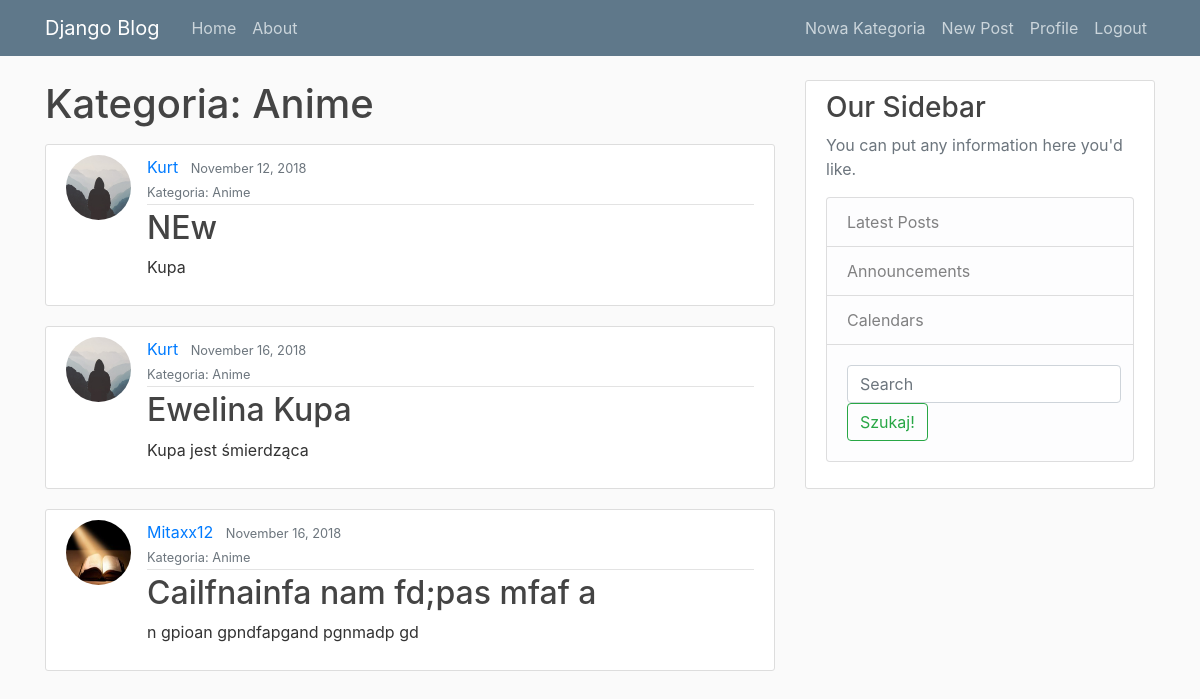
The page /category/anime/ (signed in) on the database its author committed.
### blog/models.py (models this page shows, shortened)
class Category(models.Model):
    name = models.CharField(max_length=140)
    subcategory = models.ForeignKey('Category', on_delete=models.CASCADE, related_name='subcategory_category_fk', null=True, blank=True)
    slug = models.SlugField(max_length=140, unique=True)
    def __str__(self):
        return self.name

class Post(models.Model):
    title = models.CharField(max_length=100)
    content = models.TextField()
    date_posted = models.DateTimeField(default=timezone.now)
    author = models.ForeignKey(User, on_delete=models.CASCADE)
    post_category = models.ForeignKey('Category', on_delete=models.CASCADE, related_name='post_category_fk', null=True, blank=True)

### users/models.py (models this page shows, shortened)
class Profile(models.Model):
    user = models.OneToOneField(User, on_delete=models.CASCADE)
    image = models.ImageField(default='default.jpg', upload_to='profile_pics')

### blog/views.py (the view)
# urls.py: path('category/<str:slug>/', CategoryDetail, name='category-detail'),
def CategoryDetail(request, slug):
    template_name = 'blog/category_detail.html'  # <app>/<model>_<viewtype>.html
    category = get_object_or_404(Category, slug=slug)
    post = Post.objects.filter(post_category=category)
    context = {
        'category': category,
        'posts': post,
    }
    return render(request, template_name, context)

### blog/templates/blog/category_detail.html
{% extends "blog/base.html" %}
{% block content %}
<h1 class="mb-3">Kategoria: {{category.name}}</h1>
{% for post in posts %}
  <article class="media content-section">
    <img class="rounded-circle article-img" src="{{ post.author.profile.image.url }}">
    <div class="media-body">
      <div class="article-metadata">
        <a class="mr-2" href="{% url 'user-posts' username=post.author.username %}">{{ post.author }}</a>
        <small class="text-muted">{{ post.date_posted|date:"F d, Y" }}</small></br>
        <small class="text-muted">Kategoria: {{  post.post_category }}</small>
      </div>
      <h2><a class="article-title" href="{% url 'post-detail' post.id %}">{{ post.title }}</a></h2>
      <p class="article-content">{{ post.content }}</p>
    </div>
  </article>
{% endfor %}
{% endblock content %}

### blog/static/blog/main.css (style rules this page uses)
body { background: #fafafa; color: #333333; margin-top: 5rem; }
h1, h2, h3, h4, h5, h6 { color: #444444; }
.content-section { background: #ffffff; padding: 10px 20px; border: 1px solid #dddddd; border-radius: 3px; margin-bottom: 20px; }
.article-title { color: #444444; }
.article-content { white-space: pre-line; }
.article-img { height: 65px; width: 65px; margin-right: 16px; }
.article-metadata { padding-bottom: 1px; margin-bottom: 4px; border-bottom: 1px solid #e3e3e3 }

### rows shown on the page
Category: name "Anime"
Post: author.profile.image (placeholder picture), author "Kurt", date_posted "November 12, 2018", post_category "Anime", title "NEw", content "Kupa"
Post: author.profile.image (placeholder picture), author "Kurt", date_posted "November 16, 2018", post_category "Anime", title "Ewelina Kupa", content "Kupa jest śmierdząca"
Post: author.profile.image (picture), author "Mitaxx12", date_posted "November 16, 2018", post_category "Anime", title "Cailfnainfa nam fd;pas mfaf a", content "n gpioan gpndfapgand pgnmadp gd"
